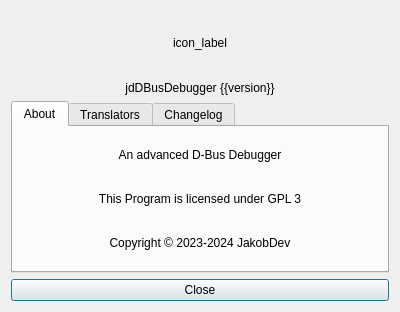
<?xml version="1.0" encoding="UTF-8"?>
<ui version="4.0">
 <class>AboutDialog</class>
 <widget class="QDialog" name="AboutDialog">
  <property name="geometry">
   <rect>
    <x>0</x>
    <y>0</y>
    <width>400</width>
    <height>312</height>
   </rect>
  </property>
  <property name="windowTitle">
   <string>About</string>
  </property>
  <layout class="QVBoxLayout" name="verticalLayout">
   <item>
    <widget class="QLabel" name="icon_label">
     <property name="sizePolicy">
      <sizepolicy hsizetype="Preferred" vsizetype="Preferred">
       <horstretch>0</horstretch>
       <verstretch>0</verstretch>
      </sizepolicy>
     </property>
     <property name="minimumSize">
      <size>
       <width>64</width>
       <height>64</height>
      </size>
     </property>
     <property name="text">
      <string notr="true">icon_label</string>
     </property>
     <property name="alignment">
      <set>Qt::AlignCenter</set>
     </property>
    </widget>
   </item>
   <item>
    <widget class="QLabel" name="version_label">
     <property name="text">
      <string notr="true">jdDBusDebugger {{version}}</string>
     </property>
     <property name="alignment">
      <set>Qt::AlignCenter</set>
     </property>
    </widget>
   </item>
   <item>
    <widget class="QTabWidget" name="tab_widget">
     <property name="currentIndex">
      <number>0</number>
     </property>
     <widget class="QWidget" name="tab">
      <attribute name="title">
       <string>About</string>
      </attribute>
      <layout class="QVBoxLayout" name="verticalLayout_2">
       <item>
        <widget class="QLabel" name="label">
         <property name="text">
          <string>An advanced D-Bus Debugger</string>
         </property>
         <property name="alignment">
          <set>Qt::AlignCenter</set>
         </property>
        </widget>
       </item>
       <item>
        <widget class="QLabel" name="label_2">
         <property name="text">
          <string>This Program is licensed under GPL 3</string>
         </property>
         <property name="alignment">
          <set>Qt::AlignCenter</set>
         </property>
        </widget>
       </item>
       <item>
        <widget class="QLabel" name="label_3">
         <property name="text">
          <string notr="true">Copyright © 2023-2024 JakobDev</string>
         </property>
         <property name="alignment">
          <set>Qt::AlignCenter</set>
         </property>
        </widget>
       </item>
      </layout>
     </widget>
     <widget class="QWidget" name="tab_2">
      <attribute name="title">
       <string>Translators</string>
      </attribute>
      <layout class="QVBoxLayout" name="verticalLayout_3">
       <item>
        <widget class="QLabel" name="label_4">
         <property name="text">
          <string>The following people translated jdDBusDebugger:</string>
         </property>
         <property name="alignment">
          <set>Qt::AlignCenter</set>
         </property>
         <property name="wordWrap">
          <bool>true</bool>
         </property>
        </widget>
       </item>
       <item>
        <widget class="QTextEdit" name="translators_edit">
         <property name="readOnly">
          <bool>true</bool>
         </property>
        </widget>
       </item>
      </layout>
     </widget>
     <widget class="QWidget" name="tab_3">
      <attribute name="title">
       <string>Changelog</string>
      </attribute>
      <layout class="QVBoxLayout" name="verticalLayout_4">
       <item>
        <widget class="QTextEdit" name="changelog_edit">
         <property name="readOnly">
          <bool>true</bool>
         </property>
        </widget>
       </item>
      </layout>
     </widget>
    </widget>
   </item>
   <item>
    <widget class="QPushButton" name="close_button">
     <property name="text">
      <string>Close</string>
     </property>
    </widget>
   </item>
  </layout>
 </widget>
 <resources/>
 <connections/>
</ui>
